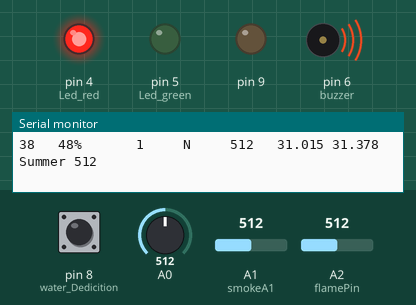
Recording of a sketch running on a simulated Arduino Uno, built with avr-gcc and run on an emulated ATmega328P. Parts: output pins drawn as LEDs (lit = HIGH), buzzer (waves = sounding, pin HIGH), the last lines printed to the serial monitor. Inputs (shaded band) come from the test bench; at power-on: A1 (smokeA1) = 512, pin 8 (water_Dedicition) HIGH, A0 = 512, A2 (flamePin) = 512. Random numbers use the default seed unless the sketch sets one; the modem accepts every AT command (registered, SIM ready, sends succeed) and sends nothing else.

Above: at 1.4 s.
1.5 s: A1 (smokeA1) set to 412
3.2 s: A1 (smokeA1) set to 391
At 4.5 s:
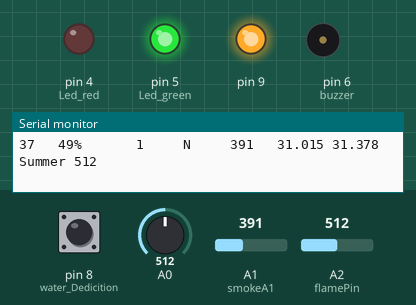
5.3 s: A1 (smokeA1) set to 410
At 7.0 s:
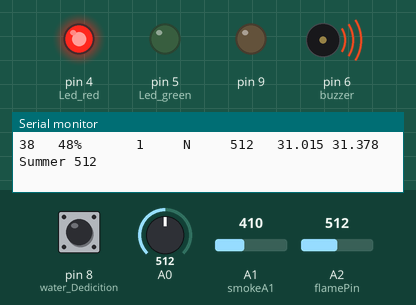
7.3 s: A1 (smokeA1) set to 390
At 8.1 s:
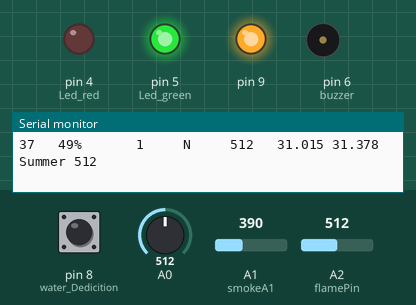
Timing chart, 0 to 10.2 s (numbered marks = the images above; inputs shaded):
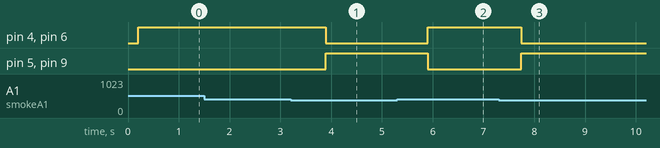

Measured:
- the behaviour switches between 401 and 400 on A1 (smokeA1) (found by bisection; images 0 and 1)
- after the input at 3.2 s, pin 4 (Led_red), pin 6 (buzzer): HIGH → LOW after 0.70 s; pin 5 (Led_green), pin 9: LOW → HIGH after 0.70 s
- after the input at 5.3 s, pin 4 (Led_red), pin 6 (buzzer): LOW → HIGH after 0.60 s; pin 5 (Led_green), pin 9: HIGH → LOW after 0.60 s
- after the input at 7.3 s, pin 4 (Led_red), pin 6 (buzzer): HIGH → LOW after 0.45 s; pin 5 (Led_green), pin 9: LOW → HIGH after 0.45 s

The sketch:

Embedded_System_Code.ino
```cpp
int smokeA1 = A1;
float sensorValue;
///////
#include <SoftwareSerial.h>
SoftwareSerial mySerial(3, 2);
char phone_no[] = "00201062548598";
//water deticting
int water_Dedicition = 8;

//LED

int Led_red = 4;
int Led_green = 5;

//buzzer

int buzzer = 6;


//Flame
#define flamePin A2
int flame ;

// weight

#include <HX711_ADC.h>
#if defined(ESP8266)|| defined(ESP32) || defined(AVR)
#include <EEPROM.h>
#endif

//pins:
const int HX711_dout = A4; //mcu > HX711 dout pin
const int HX711_sck = A5; //mcu > HX711 sck pin

//HX711 constructor:
HX711_ADC LoadCell(HX711_dout, HX711_sck);

const int calVal_eepromAdress = 0;
unsigned long t = 0;


void setup() {
  Serial.begin(9600);
  mySerial.begin(9600);
  delay(200);
  pinMode(smokeA1, INPUT);
  pinMode(water_Dedicition, INPUT);
  pinMode(buzzer, OUTPUT);
  pinMode(flamePin, INPUT);
  pinMode(Led_red, OUTPUT);
  pinMode(Led_green, OUTPUT);
  pinMode(9, OUTPUT);

  /* LoadCell.begin();
    //LoadCell.setReverseOutput(); //uncomment to turn a negative output value to positive
    unsigned long stabilizingtime = 2000; // preciscion right after power-up can be improved by adding a few seconds of stabilizing time
    boolean _tare = true; //set this to false if you don't want tare to be performed in the next step
    LoadCell.start(stabilizingtime, _tare);
    if (LoadCell.getTareTimeoutFlag() || LoadCell.getSignalTimeoutFlag()) {
      Serial.println("Timeout, check MCU>HX711 wiring and pin designations");
      while (1);
    }
    else {
      LoadCell.setCalFactor(1.0); // user set calibration value (float), initial value 1.0 may be used for this sketch
      Serial.println("Startup is complete");
    }
    while (!LoadCell.update());
    calibrate(); //start calibration procedure

  */
}

void loop() {


  //gas sensor
  sensorValue = analogRead(smokeA1);
  ///////////
  //Serial.println(sensorValue);

  //water deticting

  int buttonState = digitalRead(water_Dedicition);
  /////////

  // read sensor data

  //Serial.print("Flame Sensor - "); // display data on the monitor
 // Serial.println(analogRead(flamePin));
  ////////////////////


  // Flame sensor


  if (buttonState == 0 || analogRead(flamePin) < 200   || sensorValue > 400)
  {
    digitalWrite(Led_red, HIGH);
    digitalWrite(Led_green, LOW);
    digitalWrite(buzzer, HIGH);
    digitalWrite(9, LOW);

    mySerial.begin(9600);
    delay(300);

    mySerial.println("AT+CMGF=1");
    //delay(2000);
    mySerial.print("AT+CMGS=\"");
    mySerial.print(phone_no);
    mySerial.write(0x22);
    mySerial.write(0x0D);  // hex equivalent of Carraige return
    mySerial.write(0x0A);  // hex equivalent of newline
    //delay(2000);
    mySerial.print("Fire");
    delay(500);
    mySerial.println (char(26));//the ASCII code of the ctrl+z is 26
    //////////////


  }
  else
  {
    digitalWrite(Led_red, LOW);
    digitalWrite(Led_green, HIGH);
    digitalWrite(buzzer, LOW);
    digitalWrite(9, HIGH);
  }
Serial.print(random(37,39));
Serial.print("   ");
Serial.print(random(47,50));
Serial.print("%");
Serial.print("       ");
Serial.print(digitalRead(water_Dedicition));
Serial.print("     N     ");
Serial.print(analogRead(sensorValue));
Serial.print("   ");
Serial.print("31.015 ");
Serial.print("31.378 ");
Serial.print("Summer ");
Serial.println(analogRead(flamePin));
  //weight function
  /*
    static boolean newDataReady = 0;
    const int serialPrintInterval = 0; //increase value to slow down serial print activity

    // check for new data/start next conversion:
    if (LoadCell.update()) newDataReady = true;

    // get smoothed value from the dataset:
    if (newDataReady) {
      if (millis() > t + serialPrintInterval) {
        float i = LoadCell.getData();
        Serial.print("Load_cell output val: ");
        Serial.println(i);
        newDataReady = 0;
        t = millis();
      }
    }

    // receive command from serial terminal
    if (Serial.available() > 0) {
      char inByte = Serial.read();
      if (inByte == 't') LoadCell.tareNoDelay(); //tare
      else if (inByte == 'r') calibrate(); //calibrate
      else if (inByte == 'c') changeSavedCalFactor(); //edit calibration value manually
    }

    // check if last tare operation is complete
    if (LoadCell.getTareStatus() == true) {
      Serial.println("Tare complete");
    }

  */
  delay(1000);
}


void calibrate() {
  Serial.println("***");
  Serial.println("Start calibration:");
  Serial.println("Place the load cell an a level stable surface.");
  Serial.println("Remove any load applied to the load cell.");
  Serial.println("Send 't' from serial monitor to set the tare offset.");

  boolean _resume = false;
  while (_resume == false) {
    LoadCell.update();
    if (Serial.available() > 0) {
      if (Serial.available() > 0) {
        char inByte = Serial.read();
        if (inByte == 't') LoadCell.tareNoDelay();
      }
    }
    if (LoadCell.getTareStatus() == true) {
      Serial.println("Tare complete");
      _resume = true;
    }
  }

  Serial.println("Now, place your known mass on the loadcell.");
  Serial.println("Then send the weight of this mass (i.e. 100.0) from serial monitor.");

  float known_mass = 0;
  _resume = false;
  while (_resume == false) {
    LoadCell.update();
    if (Serial.available() > 0) {
      known_mass = Serial.parseFloat();
      if (known_mass != 0) {
        Serial.print("Known mass is: ");
        Serial.println(known_mass);
        _resume = true;
      }
    }
  }

  LoadCell.refreshDataSet(); //refresh the dataset to be sure that the known mass is measured correct
  float newCalibrationValue = LoadCell.getNewCalibration(known_mass); //get the new calibration value

  Serial.print("New calibration value has been set to: ");
  Serial.print(newCalibrationValue);
  Serial.println(", use this as calibration value (calFactor) in your project sketch.");
  Serial.print("Save this value to EEPROM adress ");
  Serial.print(calVal_eepromAdress);
  Serial.println("? y/n");

  _resume = false;
  while (_resume == false) {
    if (Serial.available() > 0) {
      char inByte = Serial.read();
      if (inByte == 'y') {
#if defined(ESP8266)|| defined(ESP32)
        EEPROM.begin(512);
#endif
        EEPROM.put(calVal_eepromAdress, newCalibrationValue);
#if defined(ESP8266)|| defined(ESP32)
        EEPROM.commit();
#endif
        EEPROM.get(calVal_eepromAdress, newCalibrationValue);
        Serial.print("Value ");
        Serial.print(newCalibrationValue);
        Serial.print(" saved to EEPROM address: ");
        Serial.println(calVal_eepromAdress);
        _resume = true;

      }
      else if (inByte == 'n') {
        Serial.println("Value not saved to EEPROM");
        _resume = true;
      }
    }
  }

  Serial.println("End calibration");
  Serial.println("***");
  Serial.println("To re-calibrate, send 'r' from serial monitor.");
  Serial.println("For manual edit of the calibration value, send 'c' from serial monitor.");
  Serial.println("***");
}
void changeSavedCalFactor() {
  float oldCalibrationValue = LoadCell.getCalFactor();
  boolean _resume = false;
  Serial.println("***");
  Serial.print("Current value is: ");
  Serial.println(oldCalibrationValue);
  Serial.println("Now, send the new value from serial monitor, i.e. 696.0");
  float newCalibrationValue;
  while (_resume == false) {
    if (Serial.available() > 0) {
      newCalibrationValue = Serial.parseFloat();
      if (newCalibrationValue != 0) {
        Serial.print("New calibration value is: ");
        Serial.println(newCalibrationValue);
        LoadCell.setCalFactor(newCalibrationValue);
        _resume = true;
      }
    }
  }
  _resume = false;
  Serial.print("Save this value to EEPROM adress ");
  Serial.print(calVal_eepromAdress);
  Serial.println("? y/n");
  while (_resume == false) {
    if (Serial.available() > 0) {
      char inByte = Serial.read();
      if (inByte == 'y') {
#if defined(ESP8266)|| defined(ESP32)
        EEPROM.begin(512);
#endif
        EEPROM.put(calVal_eepromAdress, newCalibrationValue);
#if defined(ESP8266)|| defined(ESP32)
        EEPROM.commit();
#endif
        EEPROM.get(calVal_eepromAdress, newCalibrationValue);
        Serial.print("Value ");
        Serial.print(newCalibrationValue);
        Serial.print(" saved to EEPROM address: ");
        Serial.println(calVal_eepromAdress);
        _resume = true;
      }
      else if (inByte == 'n') {
        Serial.println("Value not saved to EEPROM");
        _resume = true;
      }
    }
  }
  Serial.println("End change calibration value");
  Serial.println("***");
}
```
